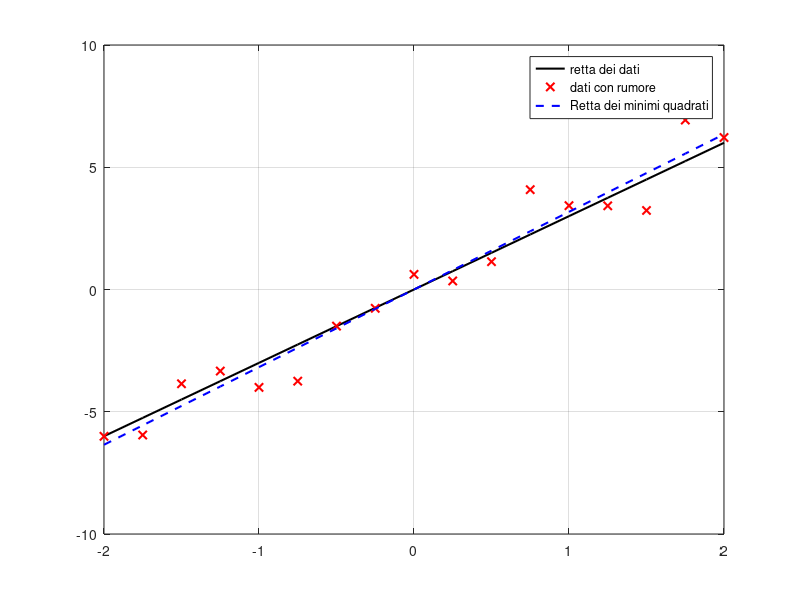

Write the MATLAB code that produced this figure.
clear all; close all; clc;

x = 3;                                  % Pendenza vera dei dati
a = [-2:.25:2]';
b = a*x + 1*randn(size(a));             % Aggiungiamo del rumore gaussiano randn dati distributi in maniera normale
plot(a,x*a,'k','LineWidth',1.5)         % Plot dei dati corretti (lungo la retta)
hold on
plot(a,b,'rx','LineWidth',1.5)          % Plot dei dati con rumore

[U,S,V] = svd(a,'econ');                % Decomposizione SVD economica del vettore   
xtilde = V*inv(S)*U'*b;                 % Soluzione minimi quadrati con pseudo-inversa

plot(a,xtilde*a,'b--','LineWidth',1.5)   % Plot dela retta dei minim quadrati
l1=legend('retta dei dati','dati con rumore','Retta dei minimi quadrati');
grid on     
